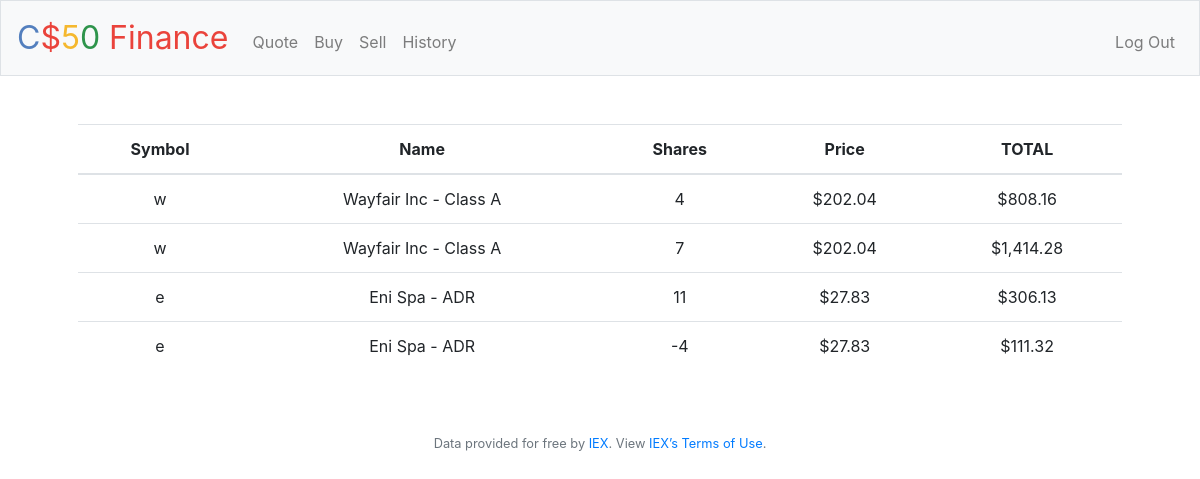
Screenshot of /history (signed in) with the database file from the repository.
### tables this page shows
CREATE TABLE transactions (symbol TEXT, shares INT, price NUMERIC, id INT, type TEXT, name TEXT, total NUMERIC);

### application.py (the view)
@app.route("/history")
@login_required
def history():
    histories = db.execute("SELECT symbol, name, shares, price, Abs(total) AS absnum FROM transactions WHERE id = :id", id = session["user_id"])
    return render_template("history.html", histories = histories)

### application.py (called while the page is built)
@app.after_request
def after_request(response):
    response.headers["Cache-Control"] = "no-cache, no-store, must-revalidate"
    response.headers["Expires"] = 0
    response.headers["Pragma"] = "no-cache"
    return response

### helpers.py (called while the page is built)
def login_required(f):
    @wraps(f)
    def decorated_function(*args, **kwargs):
        if session.get("user_id") is None:
            return redirect("/login")
        return f(*args, **kwargs)
    return decorated_function

def usd(value):
    return f"${value:,.2f}"

### templates/history.html (shortened to what this page needs)
{% extends "layout.html" %}
{% block main %}
    <table class="table tablestriped">
        <thead>
            <tr>
                <th class="text-start">Symbol</th>
                <th class="text-start">Name</th>
                <th class="text-end">Shares</th>
                <th class="text-end">Price</th>
                <th class="text-end">TOTAL</th>
            </tr>
        </thead>
       <tbody>
            {% for history in histories %}
                <tr>
                    <td class="text-start">{{ history.symbol }}</td>
                    <td class="text-start">{{ history.name }}</td>
                    <td class="text-end">{{ history.shares }}</td>
                    <td class="text-end">{{ history.price | usd}}</td>
                    <td class="text-end">{{ history.absnum | usd}}</td>
                </tr>
            {% endfor %}
        </tbody>
    </table>
{% endblock %}

### templates/layout.html (shortened to what this page needs)
<!DOCTYPE html>
<html lang="en">
    <head>
        <link rel="stylesheet" href="https://cdn.jsdelivr.net/npm/bootstrap@4.5.3/dist/css/bootstrap.min.css">
        <link href="/static/styles.css" rel="stylesheet">
    </head>
    <body>
        <nav class="navbar navbar-expand-md navbar-light bg-light border">
            <a class="navbar-brand" href="/"><span class="blue">C</span><span class="red">$</span><span class="yellow">5</span><span class="green">0</span> <span class="red">Finance</span></a>
            <div class="collapse navbar-collapse" id="navbar">
                {% if session.user_id %}
                    <ul class="navbar-nav mr-auto mt-2">
                        <li class="nav-item"><a class="nav-link" href="/quote">Quote</a></li>
                        <li class="nav-item"><a class="nav-link" href="/buy">Buy</a></li>
                        <li class="nav-item"><a class="nav-link" href="/sell">Sell</a></li>
                        <li class="nav-item"><a class="nav-link" href="/history">History</a></li>
                    </ul>
                    <ul class="navbar-nav ml-auto mt-2">
                        <li class="nav-item"><a class="nav-link" href="/logout">Log Out</a></li>
                    </ul>
                {% else %}
                    <ul class="navbar-nav ml-auto mt-2">
                        <li class="nav-item"><a class="nav-link" href="/register">Register</a></li>
                        <li class="nav-item"><a class="nav-link" href="/login">Log In</a></li>
                    </ul>
                {% endif %}
            </div>
        </nav>
        <main class="container p-5">
            {% block main %}{% endblock %}
        </main>
        <footer class="small text-center text-muted">
            Data provided for free by <a href="https://iextrading.com/developer">IEX</a>. View <a href="https://iextrading.com/api-exhibit-a/">IEX’s Terms of Use</a>.
        </footer>
    </body>
</html>

### static/styles.css (style rules this page uses)
nav .navbar-brand { font-size: xx-large; }
nav .navbar-brand .blue { color: #537fbe; }
nav .navbar-brand .red { color: #ea433b; }
nav .navbar-brand .yellow { color: #f5b82e; }
nav .navbar-brand .green { color: #2e944b; }
main { overflow-x: auto; text-align: center; }

### rows the page displays
transactions: symbol "w", name "Wayfair Inc - Class A", shares "4", price "$202.04", absnum "$808.16"
transactions: symbol "w", name "Wayfair Inc - Class A", shares "7", price "$202.04", absnum "$1,414.28"
transactions: symbol "e", name "Eni Spa - ADR", shares "11", price "$27.83", absnum "$306.13"
transactions: symbol "e", name "Eni Spa - ADR", shares "-4", price "$27.83", absnum "$111.32"
